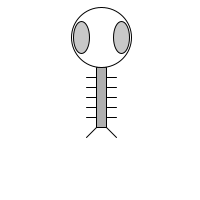
Frame 1 (no input)
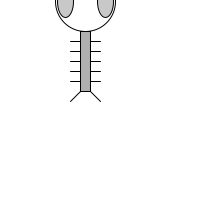
Frame 60 (the mouse pressed at the canvas centre just before this capture)
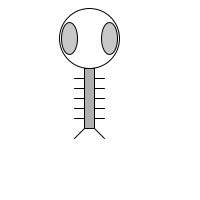
Frame 120 (the mouse held since frame 60 and released just before this capture)

The Processing sketch that drew these frames (run headless with seeded random() and noise(); from frame 60 on, the mouse is pressed at the canvas centre):

// Processing sketch: c_drawingFunctions
// ── c_drawingFunctions.pde


// Example 7-5: Zoog with functions

float x = 100;
float y = 100;
float w = 60;
float h = 60;
float eyeSize = 16;

void setup() {
  size(200,200);
  smooth();
}

void draw() {
  background(255); // Draw a black background
  
  // mouseX position determines speed factor for moveZoog function
  float factor = 5;//constrain(mouseX/10,0,5);

  // The code for changing the variables associated with Zoog and displaying Zoog is moved outside of draw() and into functions called here. 
  // The functions are given arguments, such as “Jiggle Zoog by the following factor” and “draw Zoog with the following eye color.
  jiggleZoog(factor);
  // pass in a color to drawZoog
  // function for eye's color
  float d = dist(x,y,mouseX,mouseY);
  color c = color(d);
  drawZoog(200);
}

void jiggleZoog(float speed) {
  // Change the x and y location of Zoog randomly
  x = x + random( - 1,1)*speed;
  y = y + random( - 1,1)*speed;
  // Constrain Zoog to window
  x = constrain(x,0,width);
  y = constrain(y,0,height);
}

void drawZoog(int eyeColor) {
  // Set ellipses and rects to CENTER mode
  ellipseMode(CENTER);
  rectMode(CENTER);
  // Draw Zoog's arms with a for loop
  for (float i = y - h/3; i < y + h/2; i += 10) {
    stroke(0);
    line(x - w/4,i,x + w/4,i);
  }
  // Draw Zoog's body
  stroke(0);
  fill(175);
  rect(x,y,w/6,h);
  // Draw Zoog's head
  stroke(0);
  fill(255);
  ellipse(x,y - h,w,h);
  // Draw Zoog's eyes
  fill(eyeColor);
  ellipse(x - w/3,y - h,eyeSize,eyeSize*2);
  ellipse(x + w/3,y - h,eyeSize,eyeSize*2);
  // Draw Zoog's legs
  stroke(0);
  line(x - w/12,y + h/2,x - w/4,y + h/2 + 10);
  line(x + w/12,y + h/2,x + w/4,y + h/2 + 10);
}
